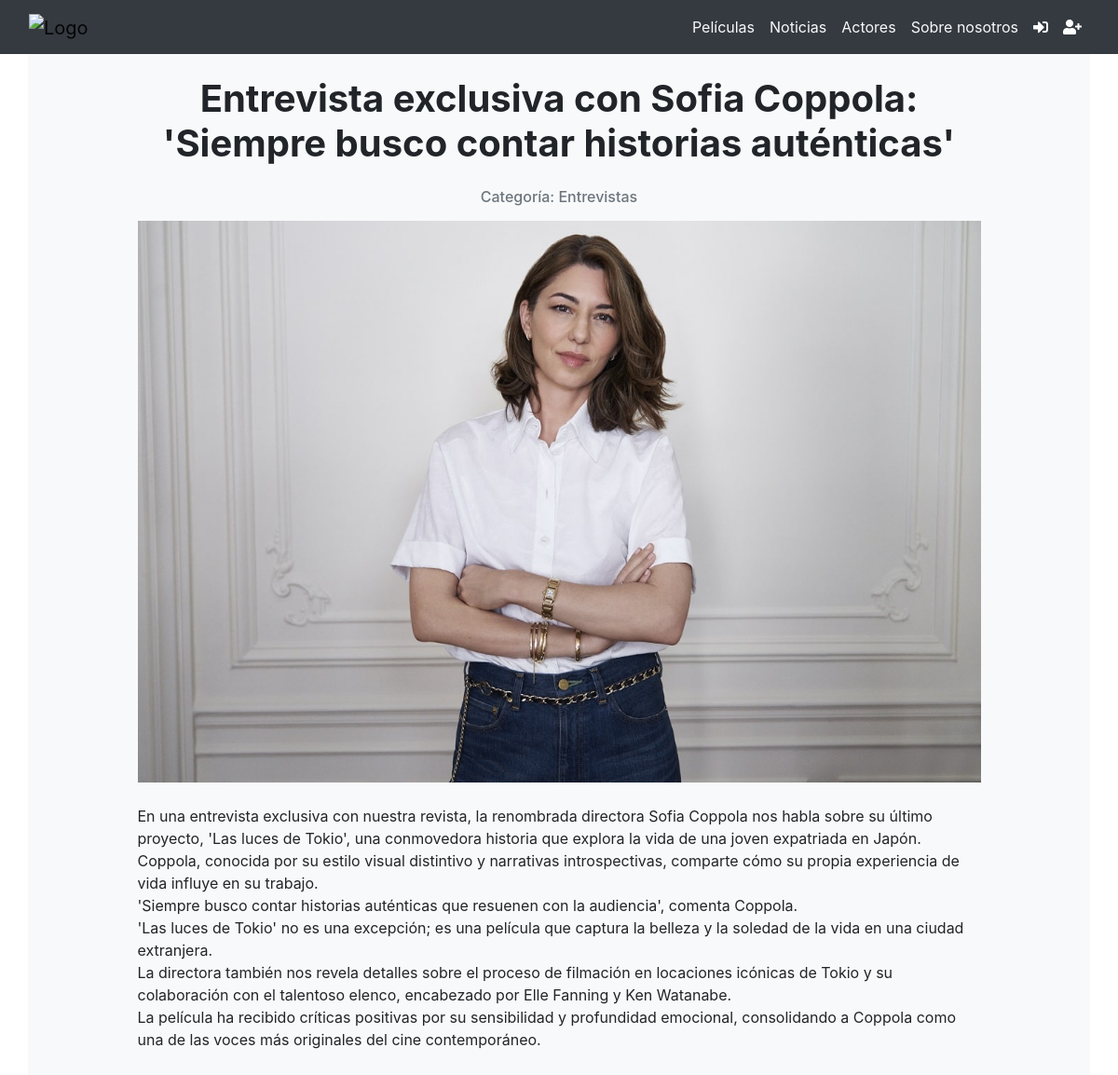
The page /news/705/ on the database its author committed.
### news/models.py (models this page shows, shortened)
class New(models.Model):
    class State(models.TextChoices):
        PUBLISHED = 'PUBLISHED', 'Published'
        IN_DRAFT = 'IN_DRAFT', 'In Draft'
        IN_REVIEW = 'IN_REVIEW', 'In Review'
        FORBIDDEN = 'FORBIDDEN', 'Forbidden'
        DELETED = 'DELETED', 'Deleted'
    title = models.CharField(max_length=100, unique=True)
    body = models.TextField()
    photo = models.ImageField(upload_to='images/')
    publicationDate = models.DateTimeField(
        blank=True, null=True
    )
    category = models.ForeignKey('Category', on_delete=models.CASCADE)
    author = models.ForeignKey(settings.AUTH_USER_MODEL, on_delete=models.CASCADE)
    hateScore = models.IntegerField(
        default=0,
        validators=[MinValueValidator(0), MaxValueValidator(10000)]
    )
    state = models.CharField(
        max_length=50,
        choices=State.choices,
        default=State.IN_REVIEW,
    )

class Category(models.Model):
    name = models.CharField(max_length=50, unique=True)

### news/views.py (the view)
# urls.py: path('news/<int:new_id>/', new_detail, name='new_detail'),
def new_detail(request, new_id):
    new = get_object_or_404(New, pk=new_id)
    if new.state != New.State.PUBLISHED:
        messages.error(request, 'Esta noticia no está disponible.')
        return HttpResponseForbidden()
    return render(request, 'new_detail.html', {'new': new})

### news/templates/new_detail.html (shortened to what this page needs)
{% extends 'base.html' %} {% block content %}
<div class="container p-4 bg-light">
  <div class="row justify-content-center">
    <div class="col-12 col-lg-10">
      <h1 class="mb-4 text-center font-weight-bold" style="word-wrap: break-word; overflow-wrap: break-word; max-width: 100%;">{{ new.title }}</h1>
      <h6 class="text-center text-muted mb-3">Categoría: {{ new.category.name }}</h6>
      <div class="text-center">
        <img
          src="{{ new.photo.url }}"
          alt="{{ new.title }}"
          class="img-fluid"
        />
      </div>
      <p class="mt-4">{{ new.body|linebreaksbr }}</p>
    </div>
  </div>
</div>
{% endblock %}

### rows shown on the page
New: title "Entrevista exclusiva con Sofia Coppola: 'Siempre busco contar historias auténticas'", category.name "Entrevistas", photo (picture), body "En una entrevista exclusiva con nuestra revista, la renombrada directora Sofia Coppola nos habla sobre su último proyecto, 'Las luces de Tokio', una conmovedora historia que explora la vida de una joven expatriada en Japón. Coppola, conocida por su estilo visual distintivo y narrativas introspectivas, comparte cómo su propia experiencia de vida influye en su trabajo. 'Siempre busco contar historias auténticas que resuenen con la audiencia', comenta Coppola. 'Las luces de Tokio' no es una excepción; es una película que captura la belleza y la soledad de la vida en una ciudad extranjera. La directora también nos revela detalles sobre el proceso de filmación en locaciones icónicas de Tokio y…"
